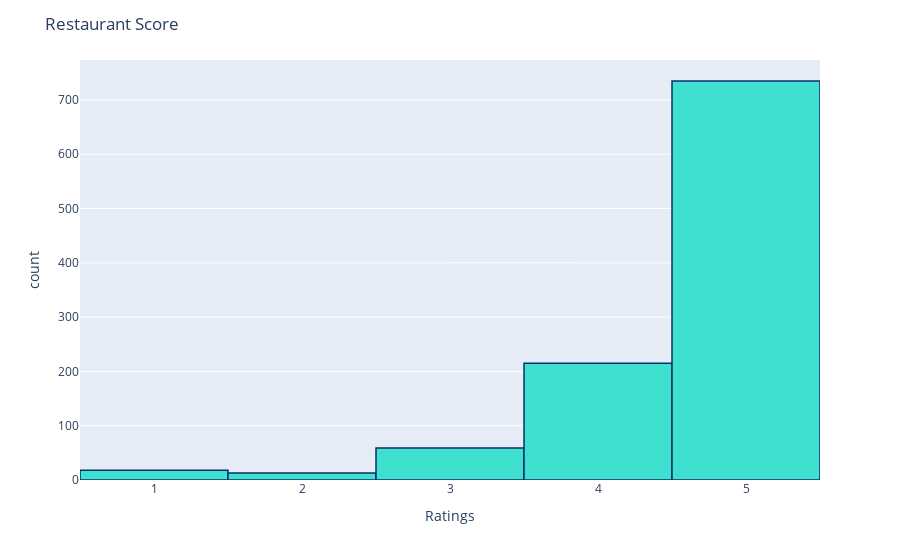

Source (notebook cell):
### Code cell
# Product Scores
fig = px.histogram(df, x="Ratings")
fig.update_traces(marker_color="turquoise",marker_line_color='rgb(8,48,107)',
                  marker_line_width=1.5)
fig.update_layout(title_text='Restaurant Score')
fig.show()

### Figure 1 — Plotly figure (JSON) as saved in the notebook; plotly's stock layout.template omitted (floating-point values rounded to 4 significant figures; data arrays with more than 128 entries replaced by an {"elided": "..."} marker saying what was removed)
{"data": [{"hovertemplate": "Ratings=%{x}<br>count=%{y}", "showlegend": false, "legendgroup": "", "name": "", "yaxis": "y", "marker": {"color": "turquoise", "line": {"color": "rgb(8,48,107)", "width": 1.5}}, "hoverlabel": {"namelength": 0}, "offsetgroup": "", "xaxis": "x", "bingroup": "x", "x": {"elided": "1040 int values"}, "alignmentgroup": "True", "type": "histogram", "orientation": "v"}], "layout": {"title": {"text": "Restaurant Score"}, "yaxis": {"domain": [0, 1], "anchor": "x", "title": {"text": "count"}}, "barmode": "relative", "xaxis": {"domain": [0, 1], "anchor": "y", "title": {"text": "Ratings"}}, "margin": {"t": 60}, "legend": {"tracegroupgap": 0}}}
